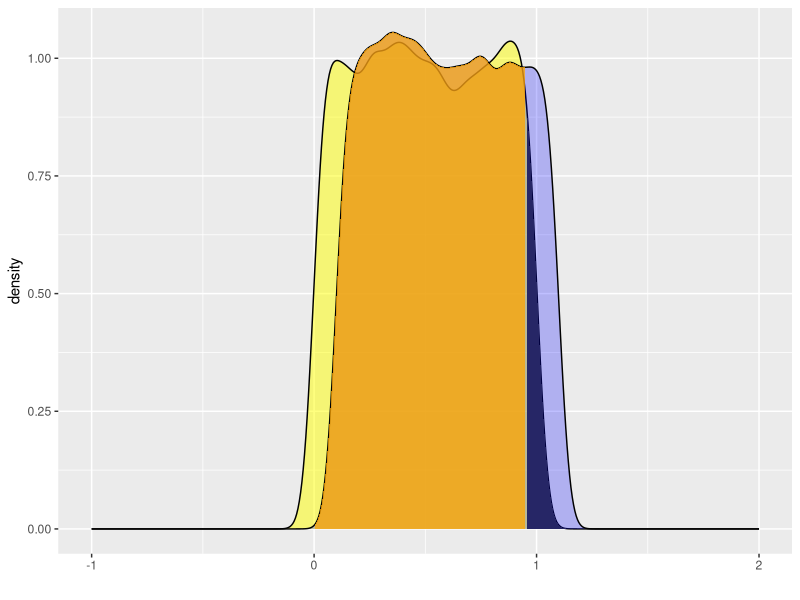
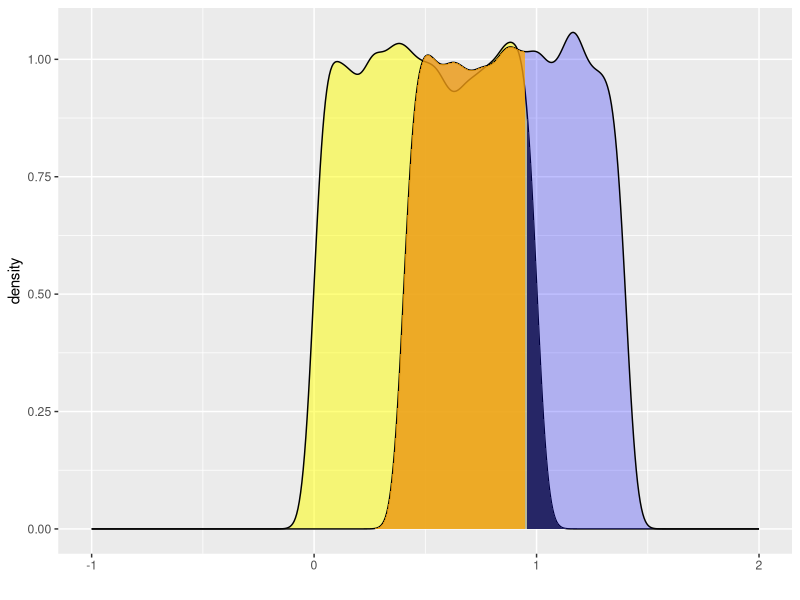
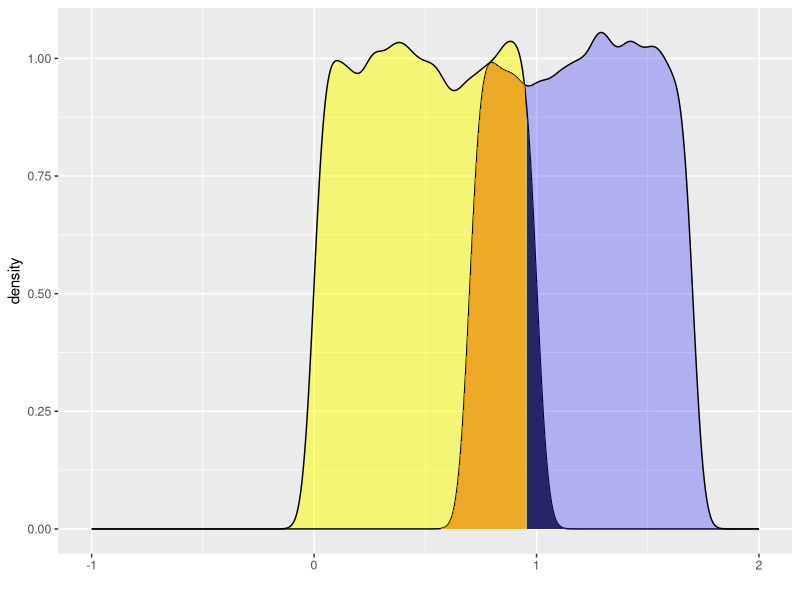
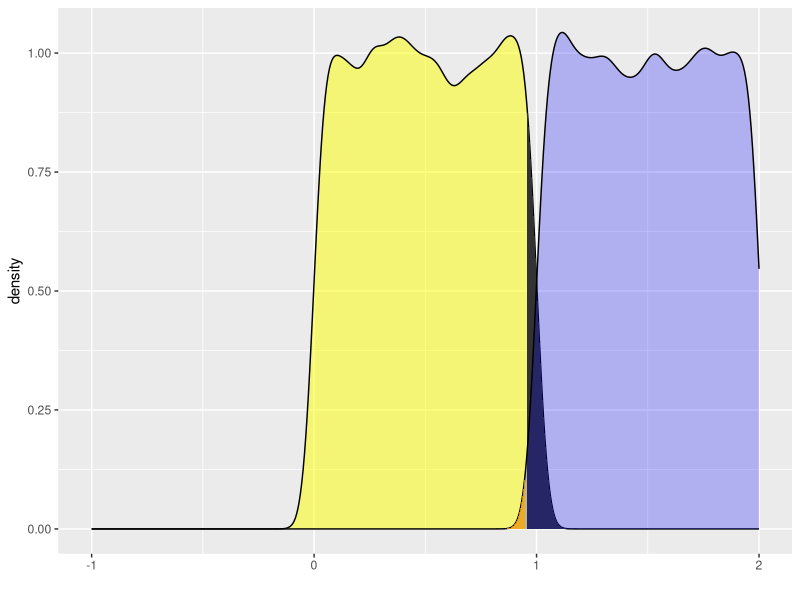
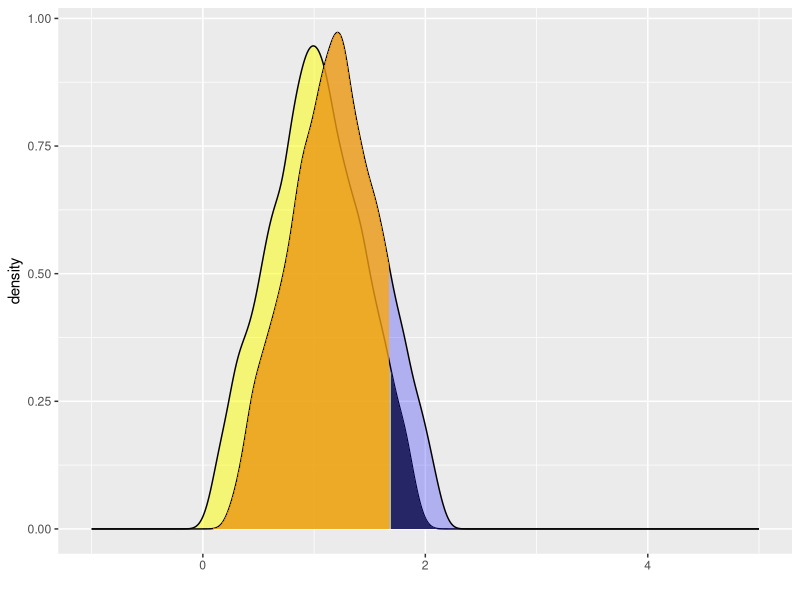
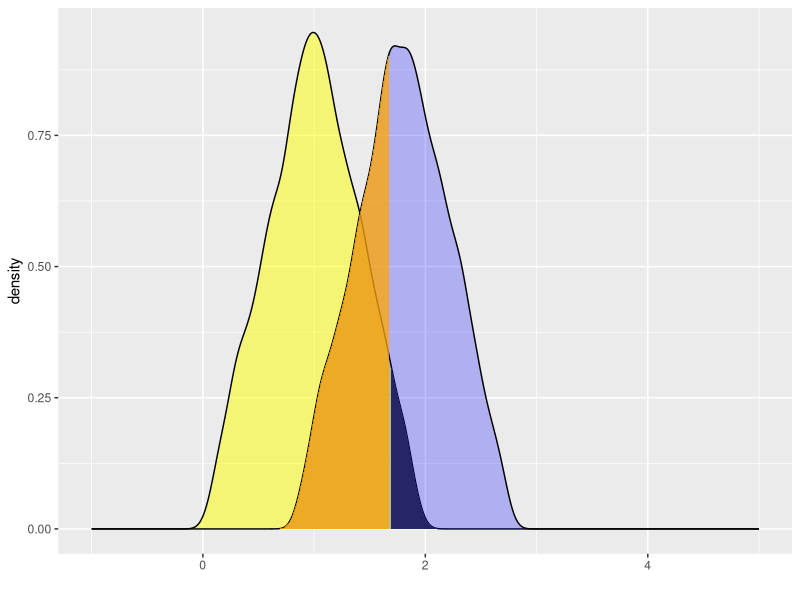
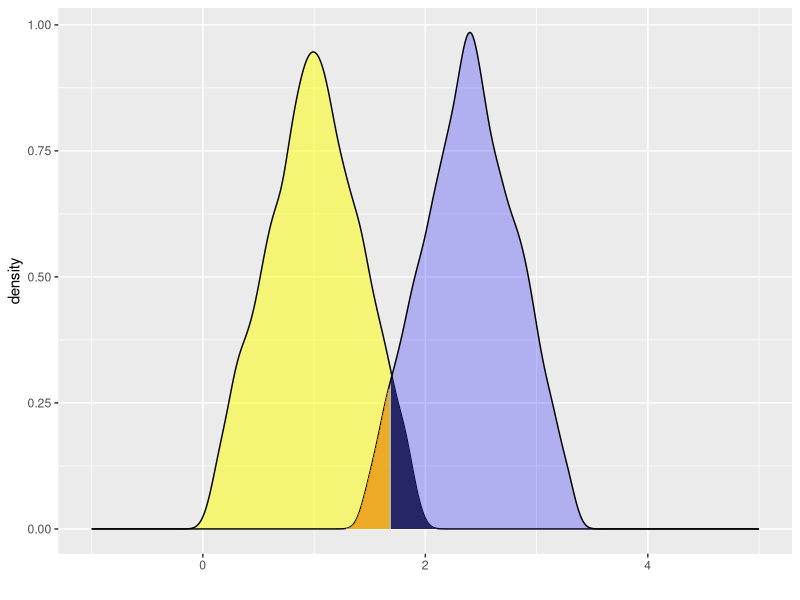
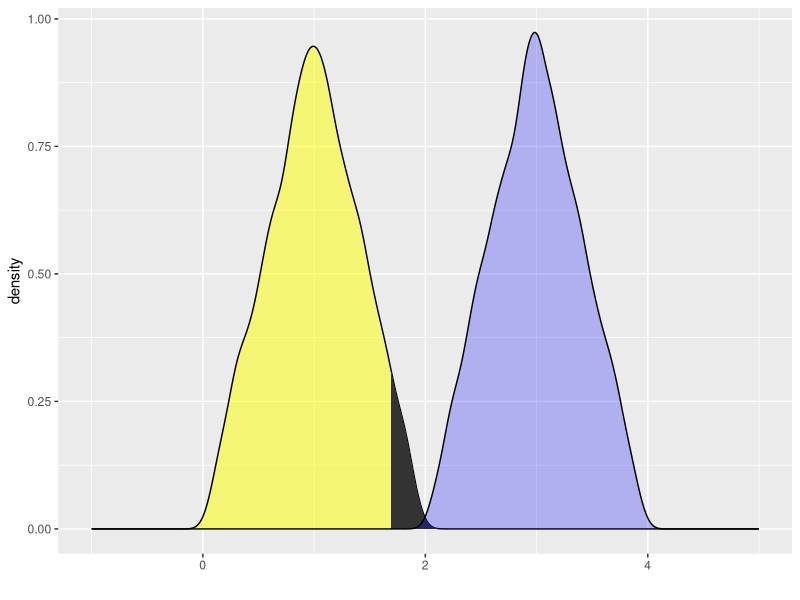

The R source for these figures, in order:
## ---- chunk 1
library(tidyverse)
library(scales)
library(cowplot)
## ---- chunk 2
set.seed(1)

theta_0 <- 0
theta_a <- c(0.1, 0.4, 0.7, 1)

alpha <- 0.05

Y1 <- runif(10000, theta_0, theta_0 + 1)
Y2 <- runif(10000, theta_0, theta_0 + 1)

Y3 <- Y1 + Y2

for (i in 1:4){
    YA <- runif(10000, theta_a[i], theta_a[i] + 1)
    df_Y <- tibble(Y1, Y2, Y3, YA)
    
    plot_ <-
    ggplot(data = df_Y) + 
    geom_density(aes(Y1), fill = "yellow", alpha = 0.5) + 
    geom_area(
    aes(x = stage(Y1, 
                  after_stat = oob_censor(x, (1 - alpha)))),
        stat = "density") + 
    
    geom_density(aes(YA), fill = "blue", alpha = 0.25) + 
    geom_area(
    aes(x = stage(YA, after_stat = oob_censor(x, c(0, (1 - alpha))))),
    stat = "density", fill = "orange", alpha = 0.75) + xlab("") + xlim(-1, 2)
    
    print(plot_)
    }
## ---- chunk 3
set.seed(1)

theta_0 <- 0
theta_a <- c(0.1, 0.4, 0.7, 1)

c <- 1.684

Y1 <- runif(10000, theta_0, theta_0 + 1)
Y2 <- runif(10000, theta_0, theta_0 + 1)

Y3 <- Y1 + Y2

for (i in 1:4){
    YA1 <- runif(10000, theta_a[i], theta_a[i] + 1)
    YA2 <- runif(10000, theta_a[i], theta_a[i] + 1)

    YA <- YA1 + YA2
    df_Y <- tibble(Y1, Y2, Y3, YA)
    
    plot_ <-
    ggplot(data = df_Y) + 
    geom_density(aes(Y3), fill = "yellow", alpha = 0.5) + 
    geom_area(
        
    aes(x = stage(Y3, 
                  after_stat = oob_censor(x, c))),
                  stat = "density") + 
    
    geom_density(aes(YA), fill = "blue", alpha = 0.25) + 
    geom_area(
        aes(x = stage(YA, after_stat = oob_censor(x, c(0, c))
                     )
           ), 
                      stat = "density", 
            fill = "orange", 
            alpha = 0.75) + 
        xlab("") + xlim(-1, 5)
    
    print(plot_)
    }
## ---- chunk 4
no_accidents <- c(1735, 1657, 1812, 1962, 1965, 1849, 1755, 
                  1892, 1796, 1900, 1846, 1757)

no_days <- c(31, 28, 31, 30, 31, 30, 31, 31, 30, 31, 30, 31)

df_accident <- tibble(month.name, no_accidents, no_days)
colnames(df_accident) <- c("Month", "Observed", "Number of days/Month")

df_accident["daily_ave"] <- df_accident[, 2] / df_accident[, 3]

ave_day <- sum(df_accident["Observed"]) / 365

df_accident["daily_ave_delta"] <- df_accident[, 4] - ave_day

df_accident["Expected"] <- round(ave_day * df_accident[, 3])

df_accident["Observed - Expected"] <- 
  df_accident["Observed"] - df_accident["Expected"]

df_accident["Probs"] <- 
  df_accident["Observed - Expected"]^2 / sum(df_accident["Observed"])

df_accident

X_2 = sum(df_accident["Probs"])
print(X_2)
print(qt(0.95, 12 - 1 - 1))
## ---- chunk 5
plot(df_accident$daily_ave_delta, type = "h", xaxt = "n", xlab = "", 
     ylab = "Difference from Average")
axis(1, at = 1:12, labels = df_accident$Month)
abline(h = 0)
## ---- chunk 6
options(repr.plot.width = 5, repr.plot.height = 5, repr.plot.res = 225)

fin_data <- c(110,15,60,54,19,115,73,190,57,43,44,18,37,43,55,19,23,82,175,50,
              80,65,63,36,16,10,17,52,43,70,22,95,20,41,17,15,12,11,29,29,61,22,
              40,17,26,30,16,116,28,32,33,29,27,16,55,8,11,49,82,85,20,67,27,44,
              16,6,35,17,26,32,76,150,21,5,6,51,75,23,29,64,22,47,9,10,28,18,84,
              52,130,50,45,12,21,73)

fin_data <- sort(log(fin_data))

n_fin <- length(fin_data)

lnorm_data <- sort(rlnorm(n_fin, meanlog = mean(fin_data), 
                          sdlog = sqrt(var(fin_data))))

plot(x = fin_data, y = lnorm_data, pch = 20, 
     xlab = "Log Fin Data", ylab = "Log Normal Data")

abline(lm(lnorm_data ~ fin_data), col = "red")
## ---- chunk 7

data <- c(12.05,12.58,10.06,14.87,12.88,10.7,13.34,13.16,12.93,11.76,12.68,
          13.69,12.3,13.41,11.61,11.44,11.76,12.25,12.43,12.51,12.96,12.27,
          12.34,12.81,13.18,12.46,11.11,12.19,11.97,12.99,12.53,12.19,11.82,
          11.46,13.09,12.1,11.42,12.55,12.08,12.4,11.88,13.25,11.51,11.43,
          12.8,11.79,12.7,13.25,11.53,12.65,13.06,12.21,11.74,12.35,13.27,
          12.91,12.01,12.22,12.35)

# plots
options(repr.plot.width = 12, repr.plot.height = 5, repr.plot.res = 225)

par(mfrow = c(1, 3))

ecdf_plot <- plot(ecdf(data), xlab = "Percent Hydrocarbon in Beeswax", 
                  main = "Beeswax Hydrocarbon Composition", pch = ".")
hist_plot <- hist(data, breaks = 12, main = "Beeswax Hydrocarbon Composition", 
                  xlab = "Percent Hydrocarbon in Beeswax")
qq_plot <- qqnorm(data, pch = 20, main = "Beeswax Normal QQ Plot")
           qqline(data, col = "red")

# Find Quantiles

print(quantile(data, probs = c(0.9, 0.75, 0.5, 0.25, 0.1)))

## ---- chunk 8
df_data <- read_csv("oldfaithful.csv")
str(df_data)
hist(df_data$DURATION, breaks = 12)
hist(df_data$INTERVAL, breaks = 15)

